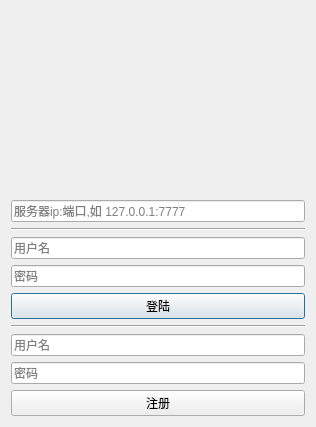
<?xml version="1.0" encoding="UTF-8"?>
<ui version="4.0">
 <class>Dialog</class>
 <widget class="QDialog" name="Dialog">
  <property name="geometry">
   <rect>
    <x>0</x>
    <y>0</y>
    <width>316</width>
    <height>427</height>
   </rect>
  </property>
  <property name="windowTitle">
   <string>Dialog</string>
  </property>
  <layout class="QVBoxLayout" name="verticalLayout_2">
   <item>
    <widget class="QLabel" name="label">
     <property name="text">
      <string/>
     </property>
     <property name="pixmap">
      <pixmap>../res/login_header.png</pixmap>
     </property>
    </widget>
   </item>
   <item>
    <widget class="QLineEdit" name="server_addr">
     <property name="placeholderText">
      <string>服务器ip:端口,如 127.0.0.1:7777</string>
     </property>
    </widget>
   </item>
   <item>
    <widget class="Line" name="line_2">
     <property name="orientation">
      <enum>Qt::Horizontal</enum>
     </property>
    </widget>
   </item>
   <item>
    <widget class="QLineEdit" name="user">
     <property name="text">
      <string/>
     </property>
     <property name="echoMode">
      <enum>QLineEdit::Normal</enum>
     </property>
     <property name="placeholderText">
      <string>用户名</string>
     </property>
    </widget>
   </item>
   <item>
    <widget class="QLineEdit" name="pwd">
     <property name="text">
      <string/>
     </property>
     <property name="echoMode">
      <enum>QLineEdit::Password</enum>
     </property>
     <property name="placeholderText">
      <string>密码</string>
     </property>
    </widget>
   </item>
   <item>
    <widget class="QPushButton" name="loginBtn">
     <property name="text">
      <string>登陆</string>
     </property>
    </widget>
   </item>
   <item>
    <widget class="Line" name="line">
     <property name="orientation">
      <enum>Qt::Horizontal</enum>
     </property>
    </widget>
   </item>
   <item>
    <widget class="QLineEdit" name="reg_user">
     <property name="text">
      <string/>
     </property>
     <property name="placeholderText">
      <string>用户名</string>
     </property>
    </widget>
   </item>
   <item>
    <widget class="QLineEdit" name="reg_pwd">
     <property name="text">
      <string/>
     </property>
     <property name="echoMode">
      <enum>QLineEdit::Password</enum>
     </property>
     <property name="placeholderText">
      <string>密码</string>
     </property>
    </widget>
   </item>
   <item>
    <widget class="QPushButton" name="regist">
     <property name="text">
      <string>注册</string>
     </property>
    </widget>
   </item>
  </layout>
 </widget>
 <resources/>
 <connections/>
</ui>
